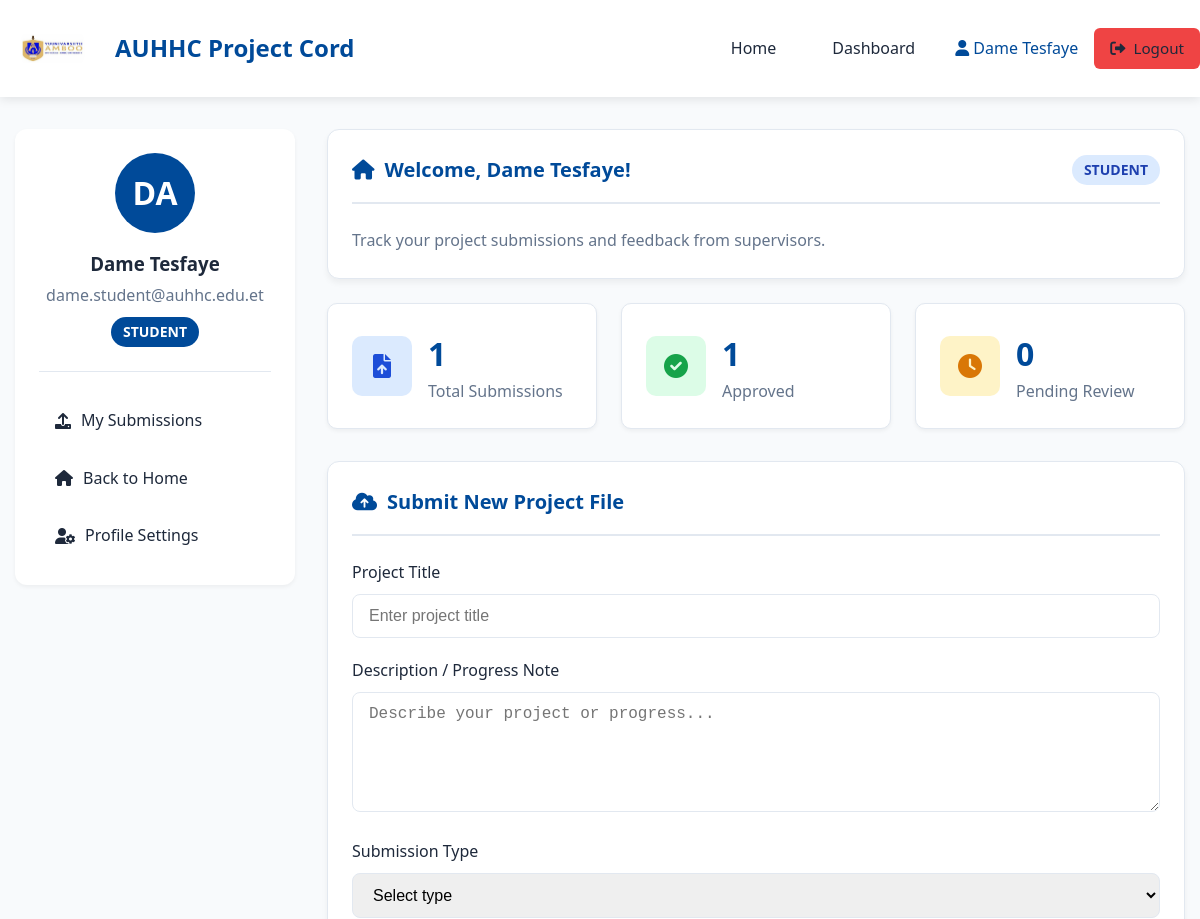
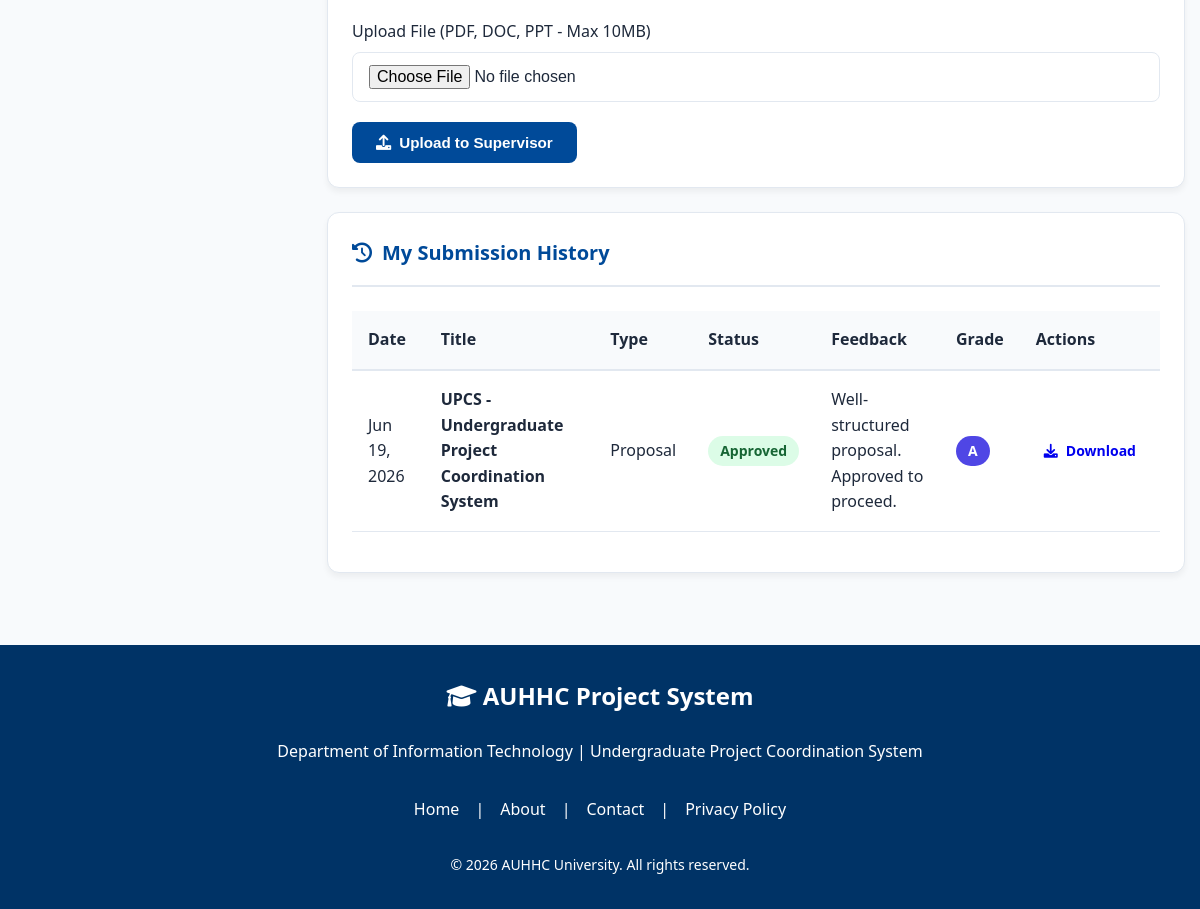
The app's page /student.php (signed in) with its own data (2 pictures, top to bottom).
### tables this page shows
CREATE TABLE `submissions` (
  `sub_id` int(11) NOT NULL,
  `student_id` int(11) NOT NULL,
  `title` varchar(255) NOT NULL,
  `description` text DEFAULT NULL,
  `type` varchar(50) NOT NULL DEFAULT 'proposal',
  `file_name` varchar(255) NOT NULL,
  `status` enum('Pending','Approved','Rejected','Needs Revision') NOT NULL DEFAULT 'Pending',
  `feedback` text DEFAULT NULL,
  `grade` varchar(5) DEFAULT NULL,
  `created_at` timestamp NOT NULL DEFAULT current_timestamp()
);

### student.php (the view, shortened to what this page needs)
<?php
include("database.php");
function getStudentStats($conn, $user_id)
{
    $stats = [];
    $stats['total_submissions'] = $conn->query("SELECT COUNT(*) as count FROM submissions WHERE student_id='$user_id'")->fetch_assoc()['count'];
    $stats['approved'] = $conn->query("SELECT COUNT(*) as count FROM submissions WHERE student_id='$user_id' AND status='Approved'")->fetch_assoc()['count'];
    $stats['pending'] = $conn->query("SELECT COUNT(*) as count FROM submissions WHERE student_id='$user_id' AND status='Pending'")->fetch_assoc()['count'];
    return $stats;
}
 $stats = getStudentStats($conn, $_SESSION['user_id']);
?>
<!DOCTYPE html>
<html lang="en">
<head>
    <link rel="stylesheet" href="https://cdnjs.cloudflare.com/ajax/libs/font-awesome/6.0.0/css/all.min.css">
</head>
<body>
    <nav class="navbar">
        <div class="container nav-container">
            <a href="index.php" class="logo">
                <img src="./loogo.jpg"
                     alt="Ambo University Logo"
                     style="
                        width: 65px;
                        height: 65px;
                        border-radius: 100%;
                        object-fit: contain;
                        margin-right: 20px;
                        margin-left: 20px;
                     ">
                <span>AUHHC Project Cord</span>
            </a>
            <div class="nav-links" id="navLinks">
                <a href="index.php">Home</a>
                <a href="student.php" class="active">Dashboard</a>
                <div style="display: flex; align-items: center; gap: 1rem;">
                    <span style="color: var(--primary); font-weight: 500;">
                        <i class="fas fa-user"></i> <?= htmlspecialchars($_SESSION['name']) ?>
                    </span>
                    <a href="index.php?logout=true" class="btn btn-danger">
                        <i class="fas fa-sign-out-alt"></i> Logout
                    </a>
                </div>
            </div>
        </div>
    </nav>
    <main class="container">
        <div class="dashboard-layout">
            <aside class="sidebar">
                <div class="user-profile">
                    <div class="user-avatar">
                        <?= strtoupper(substr($_SESSION['name'], 0, 2)) ?>
                    </div>
                    <h3 style="margin-bottom: 0.25rem;"><?= htmlspecialchars($_SESSION['name']) ?></h3>
                    <p style="color: #64748b; margin-bottom: 0.5rem;"><?= $_SESSION['email'] ?></p>
                    <span class="badge" style="background: var(--primary); color: white;">
                        STUDENT
                    </span>
                </div>
                <nav class="sidebar-nav">
                    <a href="#submissions" onclick="scrollToSection('submissions')">
                        <i class="fas fa-upload"></i> My Submissions
                    </a>
                    <a href="index.php">
                        <i class="fas fa-home"></i> Back to Home
                    </a>
<a href="profile.php">
    <i class="fas fa-user-cog"></i> Profile Settings
</a>
                </nav>
            </aside>
            <div class="main-content">
                <div class="card">
                    <div class="card-header">
                        <h2 class="card-title">
                            <i class="fas fa-home"></i> Welcome, <?= htmlspecialchars($_SESSION['name']) ?>!
                        </h2>
                        <span class="badge badge-info">STUDENT</span>
                    </div>
                    <p style="color: #64748b;">
                        Track your project submissions and feedback from supervisors.
                    </p>
                </div>
                <div class="stats-grid">
                    <div class="stat-card">
                        <div class="stat-icon" style="background: #dbeafe; color: #1d4ed8;">
                            <i class="fas fa-file-upload"></i>
                        </div>
                        <div class="stat-content">
                            <h3><?= $stats['total_submissions'] ?></h3>
                            <p>Total Submissions</p>
                        </div>
                    </div>
                    <div class="stat-card">
                        <div class="stat-icon" style="background: #dcfce7; color: #16a34a;">
                            <i class="fas fa-check-circle"></i>
                        </div>
                        <div class="stat-content">
                            <h3><?= $stats['approved'] ?></h3>
                            <p>Approved</p>
                        </div>
                    </div>
                    <div class="stat-card">
                        <div class="stat-icon" style="background: #fef3c7; color: #d97706;">
                            <i class="fas fa-clock"></i>
                        </div>
                        <div class="stat-content">
                            <h3><?= $stats['pending'] ?></h3>
                            <p>Pending Review</p>
                        </div>
                    </div>
                </div>
                <div class="card" id="submissions">
                    <div class="card-header">
                        <h2 class="card-title">
                            <i class="fas fa-cloud-upload-alt"></i> Submit New Project File
                        </h2>
                    </div>
                    <form method="POST" enctype="multipart/form-data">
                        <div class="form-group">
                            <label class="form-label">Project Title</label>
                            <input type="text" name="title" class="form-control" placeholder="Enter project title" required>
                        </div>
                        <div class="form-group">
                            <label class="form-label">Description / Progress Note</label>
                            <textarea name="description" class="form-control" placeholder="Describe your project or progress..." required></textarea>
                        </div>
                        <div class="form-group">
                            <label class="form-label">Submission Type</label>
                            <select name="submission_type" class="form-control" required>
                                <option value="">Select type</option>
                            </select>
                        </div>
                        <div class="form-group">
                            <label class="form-label">Upload File (PDF, DOC, PPT - Max 10MB)</label>
                            <input type="file" name="project_file" class="form-control" accept=".pdf,.doc,.docx,.ppt,.pptx" required>
                        </div>
                        <button type="submit" name="upload_project" class="btn btn-primary">
                            <i class="fas fa-upload"></i> Upload to Supervisor
                        </button>
                    </form>
                </div>
                <div class="card">
                    <div class="card-header">
                        <h2 class="card-title">
                            <i class="fas fa-history"></i> My Submission History
                        </h2>
                    </div>
                    <div class="table-responsive">
                        <table>
                            <thead>
                                <tr>
                                    <th>Date</th>
                                    <th>Title</th>
                                    <th>Type</th>
                                    <th>Status</th>
                                    <th>Feedback</th>
                                    <th>Grade</th>
                                    <th>Actions</th>
                                </tr>
                            </thead>
                            <tbody>
                                <?php
                                $uid = $_SESSION['user_id'];
                                $res = $conn->query("SELECT * FROM submissions WHERE student_id='$uid' ORDER BY created_at DESC");
                                while ($row = $res->fetch_assoc()):
                                    $status_class = match ($row['status']) {
                                        'Approved' => 'badge-success',
                                        'Rejected' => 'badge-danger',
                                        'Needs Revision' => 'badge-warning',
                                        default => 'badge-info'
                                    };
                                ?>
                                    <tr class="status-update">
                                        <td><?= date('M d, Y', strtotime($row['created_at'])) ?></td>
                                        <td><strong><?= htmlspecialchars($row['title']) ?></strong></td>
                                        <td><?= ucfirst($row['type']) ?></td>
                                        <td><span class="badge <?= $status_class ?>"><?= $row['status'] ?></span></td>
                                        <td><?= $row['feedback'] ? htmlspecialchars($row['feedback']) : '<span style="color:#94a3b8;">Awaiting feedback...</span>' ?></td>
                                        <td>
                                            <?php if ($row['grade']): ?>
                                                <span class="badge" style="background:#4f46e5; color:white;"><?= $row['grade'] ?></span>
                                            <?php else: ?>
                                                <span style="color:#94a3b8;">N/A</span>
                                            <?php endif; ?>
                                        </td>
                                        <td>
                                            <a href="uploads/<?= $row['file_name'] ?>" target="_blank" class="btn" style="padding: 0.25rem 0.5rem; font-size: 0.875rem;">
                                                <i class="fas fa-download"></i> Download
                                            </a>
                                        </td>
                                    </tr>
                                <?php endwhile; ?>
                            </tbody>
                        </table>
                    </div>
                </div>
            </div>
        </div>
    </main>
    <footer class="footer">
        <div class="container footer-content">
            <div style="font-size: 1.5rem; font-weight: bold; margin-bottom: 0.5rem;">
                <i class="fas fa-graduation-cap"></i> AUHHC Project System
            </div>
            <p>Department of Information Technology | Undergraduate Project Coordination System</p>
            <div style="display: flex; gap: 1rem; margin-top: 1rem;">
                <a href="index.php" style="color: white; text-decoration: none;">Home</a> |
                <a href="index.php?view=about" style="color: white; text-decoration: none;">About</a> |
                <a href="#" style="color: white; text-decoration: none;" onclick="alert('Contact page would open here')">Contact</a> |
                <a href="#" style="color: white; text-decoration: none;" onclick="alert('Privacy policy would open here')">Privacy Policy</a>
            </div>
            <p style="margin-top: 1rem; font-size: 0.875rem;">
                &copy; <?= date('Y') ?> AUHHC University. All rights reserved.
            </p>
        </div>
    </footer>
</body>
</html>

### student.php (style rules this page uses)
:root { --primary: #004a99; --secondary: #003366; --accent: #0066cc; --success: #10b981; --warning: #f59e0b; --danger: #ef4444; --bg: #f8fafc; --text: #1e293b; --card-bg: #ffffff; --border: #e2e8f0; }
* { margin: 0; padding: 0; box-sizing: border-box; }
body { font-family: 'Segoe UI', Tahoma, Geneva, Verdana, sans-serif; background: var(--bg); color: var(--text); line-height: 1.6; min-height: 100vh; }
.container { width: 100%; max-width: 1400px; margin: 0 auto; padding: 0 15px; }
.navbar { background: white; box-shadow: 0 2px 10px rgba(0, 0, 0, 0.1); position: sticky; top: 0; z-index: 1000; }
.nav-container { display: flex; justify-content: space-between; align-items: center; padding: 1rem 0; }
.logo { display: flex; align-items: center; gap: 10px; text-decoration: none; color: var(--primary); font-size: 1.5rem; font-weight: bold; }
.nav-links { display: flex; gap: 1.5rem; align-items: center; }
.nav-links a { text-decoration: none; color: var(--text); font-weight: 500; padding: 0.5rem 1rem; border-radius: 6px; transition: all 0.3s; }
.card { background: var(--card-bg); border-radius: 12px; padding: 1.5rem; box-shadow: 0 4px 6px rgba(0, 0, 0, 0.05); margin-bottom: 1.5rem; border: 1px solid var(--border); }
.card-header { display: flex; justify-content: space-between; align-items: center; margin-bottom: 1.5rem; padding-bottom: 1rem; border-bottom: 2px solid var(--border); }
.card-title { font-size: 1.25rem; font-weight: 600; color: var(--primary); display: flex; align-items: center; gap: 10px; }
.stats-grid { display: grid; grid-template-columns: repeat(auto-fit, minmax(250px, 1fr)); gap: 1.5rem; margin-bottom: 2rem; }
.stat-card { background: white; padding: 1.5rem; border-radius: 10px; display: flex; align-items: center; gap: 1rem; box-shadow: 0 2px 4px rgba(0, 0, 0, 0.05); border: 1px solid var(--border); }
.stat-icon { width: 60px; height: 60px; border-radius: 10px; display: flex; align-items: center; justify-content: center; font-size: 1.5rem; }
.stat-content h3 { font-size: 2rem; font-weight: 700; color: var(--primary); margin: 0; }
.stat-content p { color: #64748b; margin: 0; }
.btn { display: inline-flex; align-items: center; gap: 8px; padding: 0.75rem 1.5rem; border: none; border-radius: 8px; cursor: pointer; font-weight: 600; text-decoration: none; transition: all 0.3s; font-size: 0.95rem; }
.btn-primary { background: var(--primary); color: white; }
.btn-danger { background: var(--danger); color: white; }
.form-group { margin-bottom: 1.25rem; }
.form-label { display: block; margin-bottom: 0.5rem; font-weight: 500; color: var(--text); }
.form-control { width: 100%; padding: 0.75rem 1rem; border: 1px solid var(--border); border-radius: 8px; font-size: 1rem; transition: border-color 0.3s; }
textarea.form-control { min-height: 120px; resize: vertical; }
.table-responsive { overflow-x: auto; margin-bottom: 1rem; }
table { width: 100%; border-collapse: collapse; background: white; }
th { background: #f8fafc; padding: 1rem; text-align: left; font-weight: 600; color: var(--text); border-bottom: 2px solid var(--border); }
td { padding: 1rem; border-bottom: 1px solid var(--border); vertical-align: middle; }
.badge { display: inline-block; padding: 0.25rem 0.75rem; border-radius: 20px; font-size: 0.875rem; font-weight: 600; }
.badge-success { background: #dcfce7; color: #166534; }
.badge-info { background: #dbeafe; color: #1e40af; }
.dashboard-layout { display: grid; grid-template-columns: 280px 1fr; gap: 2rem; margin-top: 2rem; }
.sidebar { background: white; border-radius: 12px; padding: 1.5rem; height: fit-content; box-shadow: 0 2px 4px rgba(0, 0, 0, 0.05); }
.user-profile { text-align: center; padding-bottom: 1.5rem; border-bottom: 1px solid var(--border); margin-bottom: 1.5rem; }
.user-avatar { width: 80px; height: 80px; background: var(--primary); color: white; border-radius: 50%; display: flex; align-items: center; justify-content: center; font-size: 2rem; font-weight: bold; margin: 0 auto 1rem; }
.sidebar-nav { display: flex; flex-direction: column; gap: 0.5rem; }
.sidebar-nav a { padding: 0.75rem 1rem; border-radius: 8px; text-decoration: none; color: var(--text); display: flex; align-items: center; gap: 10px; transition: all 0.3s; }
.footer { background: var(--secondary); color: white; padding: 2rem 0; margin-top: 3rem; text-align: center; }
.footer-content { display: flex; flex-direction: column; align-items: center; gap: 1rem; }
.status-update { animation: pulse 0.5s ease; }

### records on screen
submissions: created_at "Jun 19, 2026", title "UPCS - Undergraduate Project Coordination System", type "Proposal", status "Approved", feedback "Well-structured proposal. Approved to proceed.", grade "A"

### other values on screen
$_SESSION['name'] "Dame Tesfaye"
substr($_SESSION['name'], 0, 2) "DA"
$_SESSION['email'] "dame.student@auhhc.edu.et"
$stats['total_submissions'] "1"
$stats['approved'] "1"
$stats['pending'] "0"
